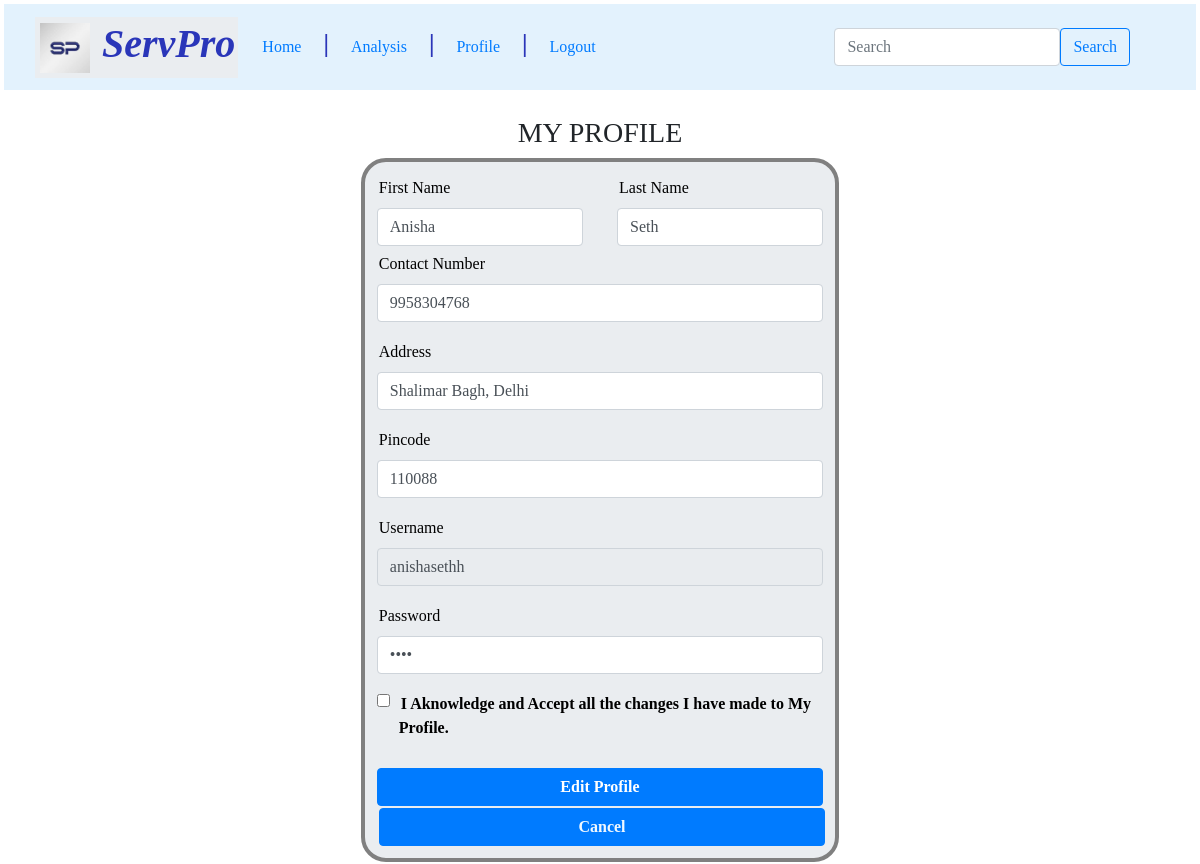
Screenshot of /customer_profile/1/anishasethh with the database file from the repository.
### backend/models.py (models this page shows)
class Customer(db.Model):
    __tablename__="customer"
    cust_id=db.Column(db.Integer,primary_key=True)
    username=db.Column(db.Integer,db.ForeignKey("user.username"),nullable=False,unique=True)
    fname=db.Column(db.String,nullable=False)
    lname=db.Column(db.String,nullable=False)
    address=db.Column(db.String,nullable=False)
    pincode=db.Column(db.Integer,nullable=False)
    phone=db.Column(db.Integer,nullable=False)
    jdate=db.Column(db.DateTime,nullable=False)
    action=db.Column(db.String,nullable=False)
    avg_cust_rating=db.Column(db.Integer,nullable=True)
    requests=db.relationship("Service_Requests",cascade="all,delete",backref="customer")

class User(db.Model):
    __tablename__="user"
    username=db.Column(db.String,primary_key=True)
    password=db.Column(db.String,nullable=False)
    role=db.Column(db.Integer,nullable=False)

### backend/controllers.py (the view, shortened to what this page needs)
@app.route("/customer_profile/<cust_id>/<username>", methods=["GET","POST"])
def customer_profile(cust_id,username):
    cust=get_customer(cust_id)
    user=User.query.filter_by(username=username).first()
    if request.method=="GET":
        return render_template("customer_profile.html",username=username,password=user.password,customer1=cust,cust_id=cust_id)

### backend/controllers.py (called while the page is built)
def get_customer(cust_id):
    customer=Customer.query.filter_by(cust_id=cust_id).first()
    return customer

### templates/customer_profile.html (shortened to what this page needs)
<!DOCTYPE html>
<head>
    <link rel="stylesheet" href="/static/ServPro.css">
    <link rel="stylesheet" href="https://cdn.jsdelivr.net/npm/bootstrap@4.0.0/dist/css/bootstrap.min.css">
</head>
<body>
    <nav class="navbar navbar-expand-lg bg-body-tertiary" style="background-color: #e3f2fd;">
        <div class="container-fluid">
        <h1 class="case1 center" style="background-color:none; text-align:center;"> <img src="/static/logo.jpeg" alt="Logo" width="50" height="50" class="d-inline-block align-text-top"> ServPro </h1>
          <div class="collapse navbar-collapse" id="admn">
            <ul class="nav nav-underline">
              <li class="nav-item">
                <a class="nav-link active" aria-current="page" href="/customer/{{username}}">Home</a>
              </li> <b style="font-size: 25px; color:rgb(42, 54, 185)"> | </b>
              <li class="nav-item">
                <a class="nav-link" href="/customer_summary/{{username}}">Analysis</a>
              </li><b style="font-size: 25px; color:rgb(42, 54, 185)"> | </b>
              <li class="nav-item">
                <a class="nav-link" href="/customer_profile/{{cust_id}}/{{username}}"> Profile </a>
              </li><b style="font-size: 25px; color:rgb(42, 54, 185)"> | </b>
              <li class="nav-item">
                <a class="nav-link" href="/login">Logout</a>
              </li>
            </ul>
          </div>
          <nav class="navbar bg-body-tertiary">
            <div class="container-fluid">
              <form class="d-flex" role="search" method="POST" action="/customer_search/{{username}}">
                <input class="form-control me-2" type="search" placeholder="Search" aria-label="Search" name="search" >
                <button type="submit" class="btn btn-outline-primary">Search</button>
              </form>
            </div>
          </nav>
        </div>
    </nav><br>
    <h3 style="text-align: center"> <bold> MY PROFILE </bold></h3>
    <div class="case2">
      {% if customer1 %}
      <form action="/customer_profile/{{customer1.cust_id}}/{{username}}" method="POST">
        <div class="row g-3">
            <div class="col">
              <label for="fname" class="form-label">First Name</label>
              <input name="fname" type="text" class="form-control" id="fname" value="{{customer1.fname}}" required>
            </div>
            <div class="col">
              <label for="lname" class="form-label">Last Name</label>
              <input name="lname" type="text" class="form-control" id="lname" value="{{customer1.lname}}" required>
            </div>
          </div>
          <div class="mb-3">
            <label for="phone" class="form-label">Contact Number</label>
            <input type="number" name="phone" id="phone" name="phone" class="form-control" value="{{customer1.phone}}" required>
        </div>
        <div class="mb-3">
            <label for="address" class="form-label">Address</label>
            <input name="address" type="text" id="address" required class="form-control" value="{{customer1.address}}">
        </div>
        <div class="mb-3">
            <label for="pincode" class="form-label">Pincode</label>
            <input type="number" required id="pincode" name="pincode"  class="form-control" value="{{customer1.pincode}}">
        </div>
        <div class="mb-3">
              <label for="username1" class="form-label">Username</label>
              <input type="username" name="username" class="form-control" id="username1" disabled="disabled" value="{{customer1.username}}" required>
        </div>
        <div class="mb-3">
            <label for="password1" class="form-label">Password</label>
            <input type="password" name="password" class="form-control" id="password1" value="{{password}}" required>
        </div>
        <div class="form-check">
            <input class="form-check-input" name="check" type="checkbox" id="gridCheck" required>
            <label class="form-check-label" for="gridCheck">
              <b>I Aknowledge and Accept all the changes I have made to My Profile.</b>
            </label>
        </div> <br>
        <div class="d-grid gap-2">
            <button class="btn btn-primary" type="submit" style="width:100%;"><b> Edit Profile </b></button>
            <br>
            <a href="/customer/{{username}}" class="btn btn-primary" type="button" style="width:100%;"><b style="color: aliceblue;"> Cancel </b></a>
        </div>
      </form>
      {% endif %}
    </div>
</body>
</html>

### static/ServPro.css (style rules this page uses)
* { font-family: "Times New Roman"; margin:2px; }
.case1 { margin:auto; height: auto; text-align: center; font-style: italic; font-weight: bold; padding: 3px; color:rgb(42, 54, 185); background-color:rgb(234, 237, 240); }
.case2 { border: 4px solid gray; padding: 8px; border-radius: 25px; margin-top: 10px; margin: auto; height: 65%; width: 40%; color:black; background-color:rgb(234, 237, 240); }

### rows the page displays
Customer: fname "Anisha", lname "Seth", phone "9958304768", address "Shalimar Bagh, Delhi", pincode "110088", username "anishasethh"
